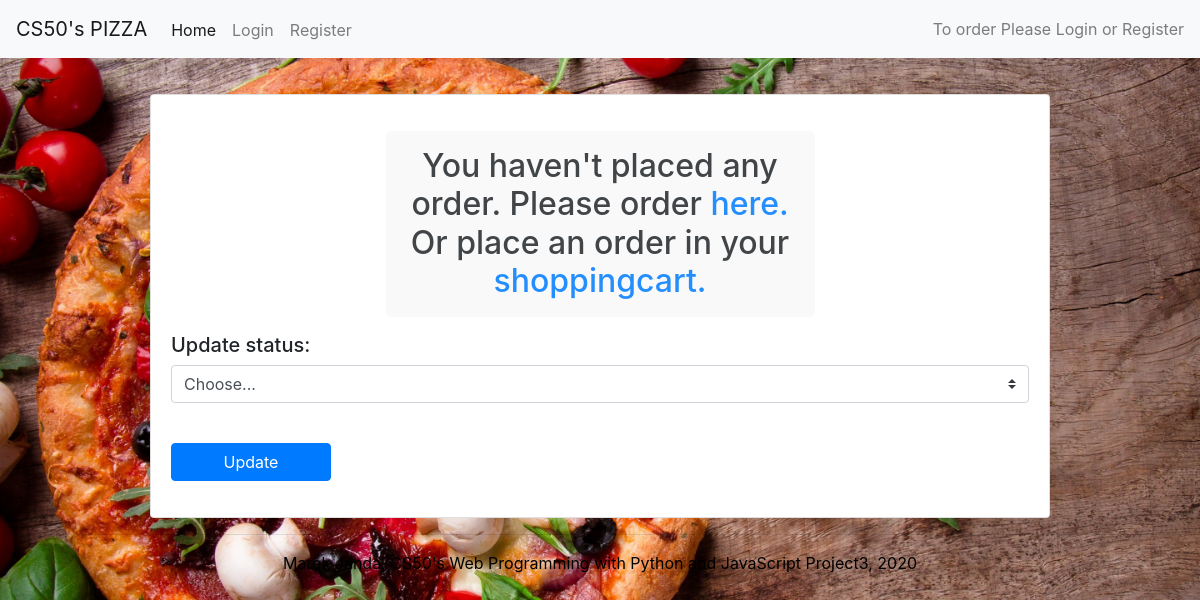
Page /15/order_process on the earlier database version.
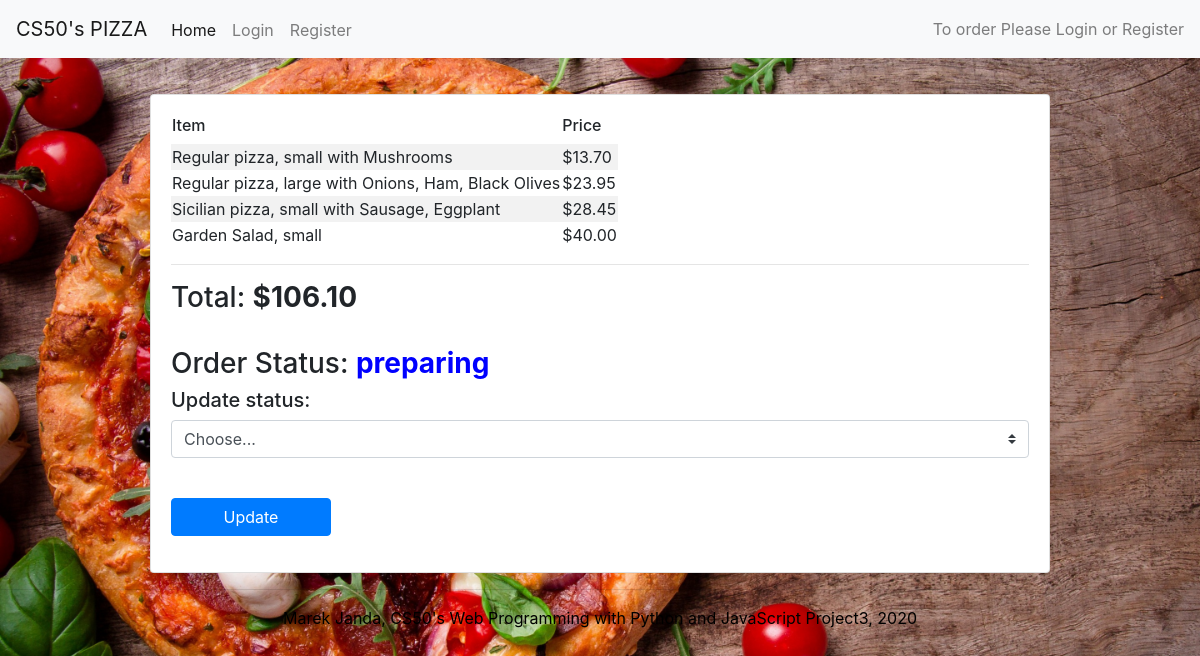
Same page on the later database version.
### orders/models.py (models this page shows, shortened)
class OrderItem(models.Model):
    menuItem = models.CharField(max_length=64)
    meal = models.CharField(max_length=64)
    pizza_type = models.CharField(max_length=16, blank=True, default="None")
    options = models.ManyToManyField(Topping, blank=True)
    size = models.CharField(max_length=16)
    price = models.FloatField()
    def __str__(self):
        if self.menuItem == "pizza":
            myoptions = ""
            disp_options = self.options.all()
            for x in disp_options:
                if myoptions:
                    myoptions += ", "
                    myoptions += str(x)
                else:
                    myoptions = str(x)
            return f"{self.pizza_type} {self.meal}, {self.size} with {myoptions}"
        elif self.menuItem == "pasta" or self.menuItem == "salad":
            return f"{self.meal}"
        else:
            return f"{self.meal}, {self.size}"

class Topping(models.Model):
    name = models.CharField(max_length=64)
    def __str__(self):
        return f"{self.name}"

class OnlineOrder(models.Model):
    placed = models.DateTimeField('date placed', default=datetime.today())
    customer = models.CharField(max_length=64)
    items = models.ManyToManyField(OrderItem, blank=True, related_name="order")
    total_price = models.FloatField(default=0.00)
    status = models.CharField(max_length=16, default="unplaced")

### orders/views.py (the view)
# urls.py: path('<int:order_id>/order_process', views.order_process, name="order_process")
def order_process(request, order_id):
    try:
        order = OnlineOrder.objects.get(pk=order_id)
        context = {"items": order.items.all(), "price": order.total_price, "status": order.status}
    except OnlineOrder.DoesNotExist:
        context = {"items": None}
    if request.method == "POST":
        new_status = request.POST.getlist("new_status")[0]
        order.status = new_status
        order.save()
        return redirect(staffpage)
    return render(request, 'orders/orderprocess.html', context=context)

### orders/templates/orders/orderprocess.html (shortened to what this page needs)
{% extends 'orders/base.html' %}
{% block body %}
    <div class="card card-body shoppingcart">
        <section>
            {% if items == None %}
            <p>
                <h2>You haven't placed any order. Please order <a href="{% url 'order' %}">here.</a> Or place an order in your <a href="{% url 'shopping_cart' %}">shoppingcart.</a></a></h2>
            </p>
            {% else %}
                <table>
                    <tr>
                        <td><h6>Item</h6></td>
                        <td><h6>Price</h6></td>
                    </tr>
                    {% for item in items %}
                    <tr>
                        <td>{{ item }}</td>
                        <td>${{ item.price|floatformat:2 }}</td>
                    </tr>
                    {% endfor %}
                </table>
                <hr>
                <h3>Total: <strong>${{ price|floatformat:2 }}</strong></h3>
                <br>
                <h3>Order Status: <span id="status"><strong>{{ status }}</strong></span></h3>
            {% endif %}
        </section>
        <section>
            <form method="POST">
                <h5>Update status:</h5>
                <p>
                    <select class="custom-select mr-sm-2" id="process" name="new_status">
                        <option selected>Choose...</option>
                    </select>
                </p>
                <br>
                <p>
                    <input type="submit" class="btn btn-primary" value="Update">
                </p>
            </form>
        </section>
    </div>
{% endblock %}

Differences in the rows shown:
added OrderItem: menuItem+id+pizza_type "Regular pizza, small with Mushrooms", price "13.70"
added OrderItem: menuItem+id+pizza_type "Regular pizza, large with Onions, Ham, Black Olives", price "23.95"
added OrderItem: menuItem+id+pizza_type "Sicilian pizza, small with Sausage, Eggplant", price "28.45"
added OrderItem: menuItem+meal+size "Garden Salad, small", price "40.00"
added OnlineOrder: total_price "106.10", status "preparing"
Other differences:
text no longer shown: "You haven't placed any order. Please order here. Or place an order in your shoppingcart."
text now shown: "Item Price Total: $ Order Status:"
